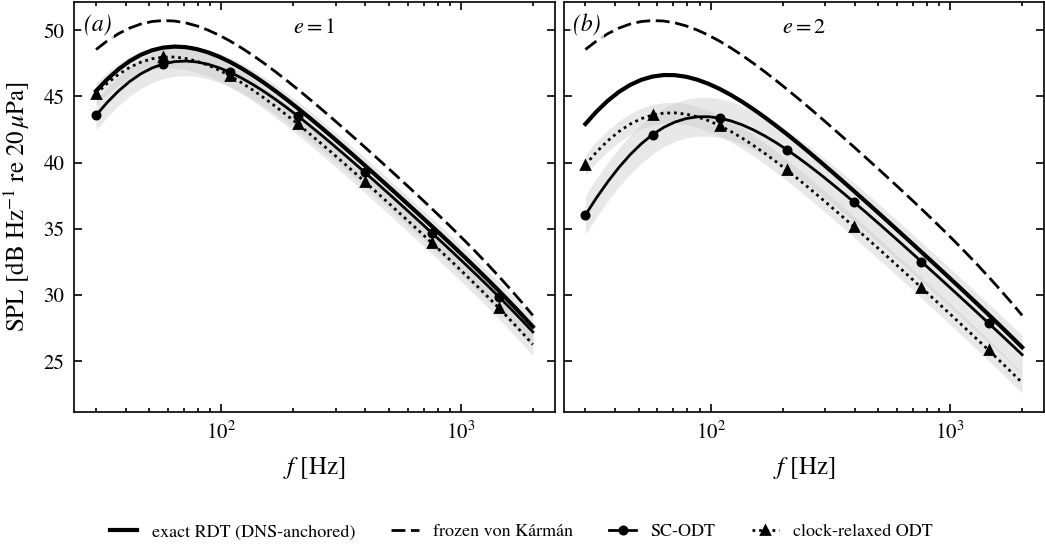

Recreate this plot in Python.
#!/usr/bin/env python3
"""SPL(f) at application strains against the DNS-anchored truth:
at the reference configuration (sec:spec-op physical bridge), rapid
rate (Sk/eps~8, where sec 4.4 shows exact RDT = DNS), compare

  - exact-RDT truth: the RDT-distorted vK of the model's own relaxed
    e=0 state, kinematic ke(e) = ke0 exp(e/2), level = the kernel's
    own exact upwash-variance amplification (checked against Level-0);
  - frozen von Karman (standard practice);
  - standard ODT and clock-relaxed ODT (fitted representations +
    measured ensemble levels), each with an SPL uncertainty band
    +-10 log10(1+rms) from its measured spectral rms distance to the
    RDT family (fig_dividend / fit costs).

Panels: e=1 and e=2.  Output fig_amiet_rapid.{pdf,png} + band table.
"""
import os
import re
import sys

import numpy as np

HERE = os.path.dirname(os.path.abspath(__file__))
sys.path.insert(0, HERE)
sys.path.insert(0, os.path.join(HERE, ".."))
import rdt_kernel as rk  # noqa: E402
from figstyle_jfm import FULL, panel, plt, save  # noqa: E402

U, UP, LAMBDA = 20.0, 1.2, 0.055
CHORD, SPAN, XOBS = 0.386, 0.8, (0.0, 0.0, 1.0)
RHO0, C0, PREF = 1.225, 340.0, 20e-6
CVK = 0.746834
NKY, NK2 = 140, 120
# measured spectral rms distance to the RDT family (fig_dividend), S20
RMS = {"std": {1.0: 0.29, 2.0: 0.40},
       "fix": {1.0: 0.21, 2.0: 0.20}}


def read_fits(tag):
    fits = {}
    for line in open(os.path.join(HERE,
                                  f"rdt_family_fit_table_{tag}.txt")):
        m = re.match(r"\s*([\d.]+)\s+([\d.]+)\s+([\d.eE+-]+)\s+[\d.]+",
                     line)
        if m:
            fits[float(m.group(1))] = (float(m.group(2)),
                                       float(m.group(3)))
    return fits


def sgrid(scale, n):
    x = scale * np.exp(np.linspace(-9.0, np.log(30.0), n // 2))
    return np.concatenate([-x[::-1], x])


def phi_m(kx, ky, e, ke):
    """model-unit Phi_ww (unnormalised A0=1)."""
    k2 = sgrid(ke, NK2)
    P22, _ = rk.rdt_phi_components(kx / ke, k2 / ke, ky / ke, e)
    return np.trapezoid(P22, k2)


def variance_m(e, ke):
    g = sgrid(ke, NKY)
    rows = np.array([np.trapezoid(
        np.array([phi_m(kx, ky, e, ke) for ky in g]), g) for kx in g])
    return np.trapezoid(rows, g)


def spl_curve(f, e, ke_m, Lunit, lev, w2):
    """SPL(f) via the Gate-B kernel chain (compact form of fig_amiet_abs:
    audited dipole + exact Sears), physical amplitude w2*lev."""
    from scipy.special import jv, yv
    omega = 2 * np.pi * f
    Kx = omega / U
    kxm = Kx * Lunit
    p0 = np.array([phi_m(k, 0.0, e, ke_m) for k in kxm])
    g = sgrid(ke_m, NKY)
    I = np.array([np.trapezoid(
        np.array([phi_m(k, ky, e, ke_m) for ky in g]), g) for k in kxm])
    V = variance_m(e, ke_m)
    amp = w2 * lev * Lunit ** 2 / V
    phi1d = amp * I / Lunit
    ell_y = np.pi * p0 / I * Lunit
    kred = omega * (CHORD / 2) / U
    H1 = jv(1, kred) - 1j * yv(1, kred)
    H0 = jv(0, kred) - 1j * yv(0, kred)
    Cth = H1 / (H1 + 1j * H0)
    S = Cth * (jv(0, kred) - 1j * jv(1, kred)) + 1j * jv(1, kred)
    M = U / C0
    sigma2 = XOBS[0] ** 2 + (1 - M ** 2) * (XOBS[1] ** 2 + XOBS[2] ** 2)
    dip2 = (omega * XOBS[2] / (4 * np.pi * C0 * sigma2)) ** 2
    lift = (np.pi * RHO0 * U * CHORD) ** 2 * np.abs(S) ** 2
    Spp = dip2 * lift * (phi1d / U) * SPAN * ell_y
    return 10 * np.log10(Spp * 2 * np.pi / PREF ** 2)


def r22(sp, e):
    i = int(round(e / 0.5))
    return np.trapezoid(sp[f"med_E2_e{i}"], sp[f"k2_e{i}"])


def main():
    fits_s = read_fits("S20")
    fits_f = read_fits("S20_RCS1")
    sp_s = np.load(os.path.join(HERE, "spectra_gateA_S20.npz"),
                   allow_pickle=True)
    sp_f = np.load(os.path.join(HERE, "spectra_gateA_S20_RCS1.npz"),
                   allow_pickle=True)
    ke0_s, ke0_f = fits_s[0.0][0], fits_f[0.0][0]
    ke_phys = CVK / LAMBDA
    w2 = UP ** 2
    f = np.geomspace(30.0, 2000.0, 40)

    # exact upwash amplification of the kernel (truth level), checked
    g22 = {e: variance_m(e, ke0_s) / variance_m(0.0, ke0_s)
           for e in (1.0, 2.0)}
    print("kernel upwash amplification G22(1), G22(2):",
          round(g22[1.0], 3), round(g22[2.0], 3),
          " (Level-0 exact at e=1: 1.498)")

    fig, axs = plt.subplots(1, 2, figsize=(FULL, 2.5), sharey=True)
    lines = []
    for ax, e in zip(axs, (1.0, 2.0)):
        # truth: kinematic ke, exact kernel level
        ke_t = ke0_s * np.exp(e / 2.0)
        spl_t = spl_curve(f, e, ke_t, ke0_s / ke_phys, g22[e], w2)
        # frozen vK
        spl_v = spl_curve(f, 0.0, ke0_s, ke0_s / ke_phys, 1.0, w2)
        # standard / fixed: fitted ke + measured level
        out = {}
        for tag, fits, sp, ke0 in (("std", fits_s, sp_s, ke0_s),
                                   ("fix", fits_f, sp_f, ke0_f)):
            lev = r22(sp, e) / r22(sp, 0.0)
            out[tag] = spl_curve(f, e, fits[e][0], ke0 / ke_phys, lev,
                                 w2)
        # monochrome: truth = black solid (the anchor); frozen practice =
        # black dashed; the two models = black with a shared grey band (they
        # are indistinguishable in SPL -- the honest result), separated by
        # line style + marker. Only the band stays grey (Alan).
        ax.plot(f, spl_t, color="k", ls="-", lw=1.5,
                label="exact RDT (DNS-anchored)")
        ax.plot(f, spl_v, color="k", ls=(0, (5, 2)), lw=1.0,
                label="frozen von Kármán")
        for tag, lab, ls, mk in (("std", "SC-ODT", "-", "o"),
                                 ("fix", "clock-relaxed ODT",
                                  (0, (1, 1.4)), "^")):
            db = 10 * np.log10(1 + RMS[tag][e])
            ax.fill_between(f, out[tag] - db, out[tag] + db, color="0.8",
                            alpha=0.45, lw=0)
            ax.plot(f, out[tag], color="k", ls=ls, lw=1.0, marker=mk,
                    ms=2.6, mfc="k", markevery=6, label=lab)
        ax.set_xscale("log")
        ax.set_xlabel(r"$f$ [Hz]")
        ax.text(0.5, 0.96, f"$e={e:.0f}$", transform=ax.transAxes,
                ha="center", va="top", fontsize=8)
        for ff in (100, 300, 1000):
            lines.append(
                f"e={e:.0f} f={ff}: truth "
                f"{np.interp(ff, f, spl_t):6.1f}  vK "
                f"{np.interp(ff, f, spl_v):6.1f}  std "
                f"{np.interp(ff, f, out['std']):6.1f}  fix "
                f"{np.interp(ff, f, out['fix']):6.1f}")
    axs[0].set_ylabel(r"SPL [dB Hz$^{-1}$ re $20\,\mu$Pa]")
    h, lab = axs[0].get_legend_handles_labels()
    fig.legend(h, lab, ncol=4, loc="lower center", fontsize=6.5,
               bbox_to_anchor=(0.5, -0.12))
    panel(axs[0], "a")
    panel(axs[1], "b")
    fig.tight_layout(pad=0.4)
    save(fig, os.path.join(HERE, "fig_amiet_rapid"))
    print("\n".join(lines))


if __name__ == "__main__":
    main()
